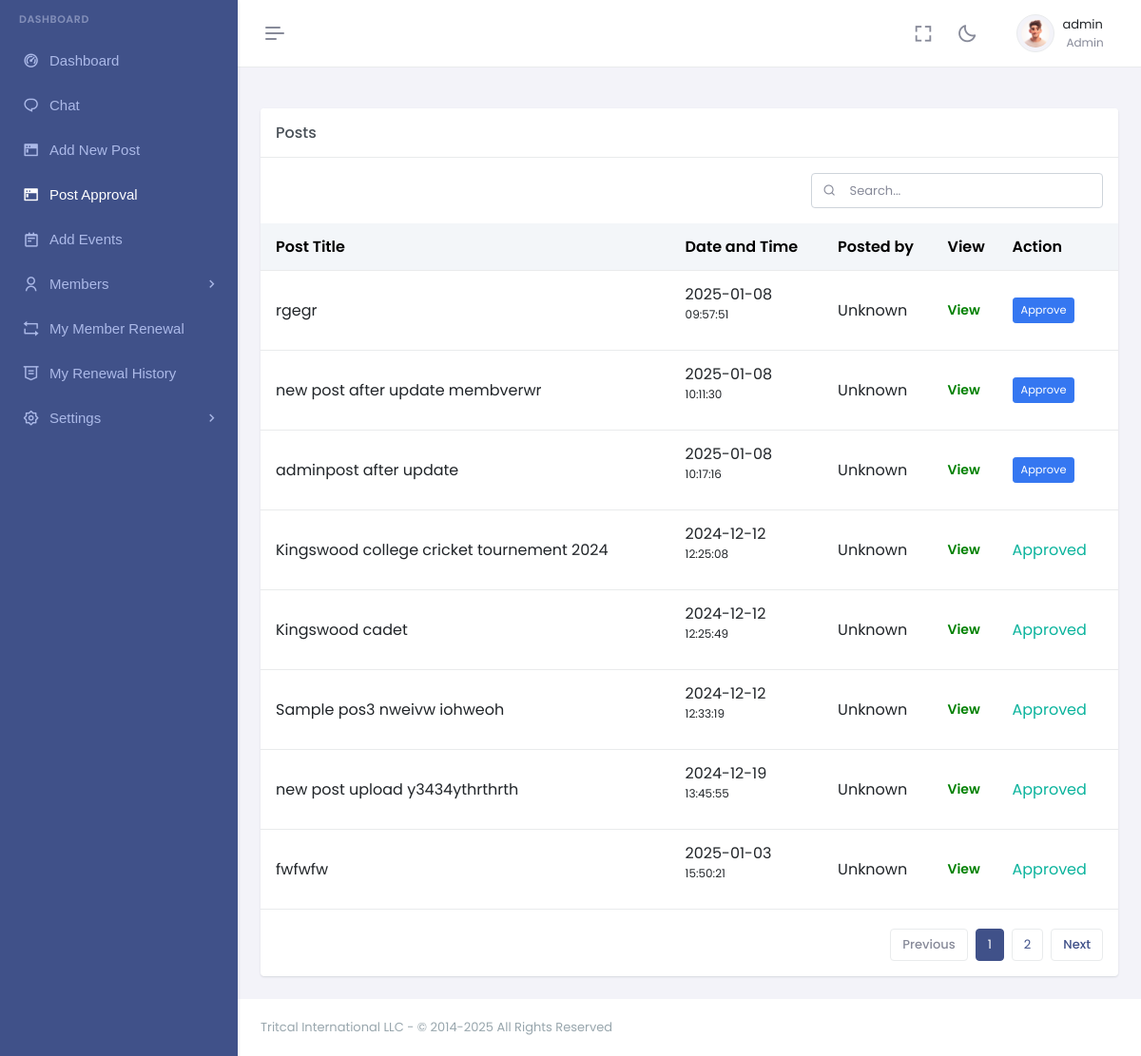
Before: /posts.php (signed in) with the older database file.
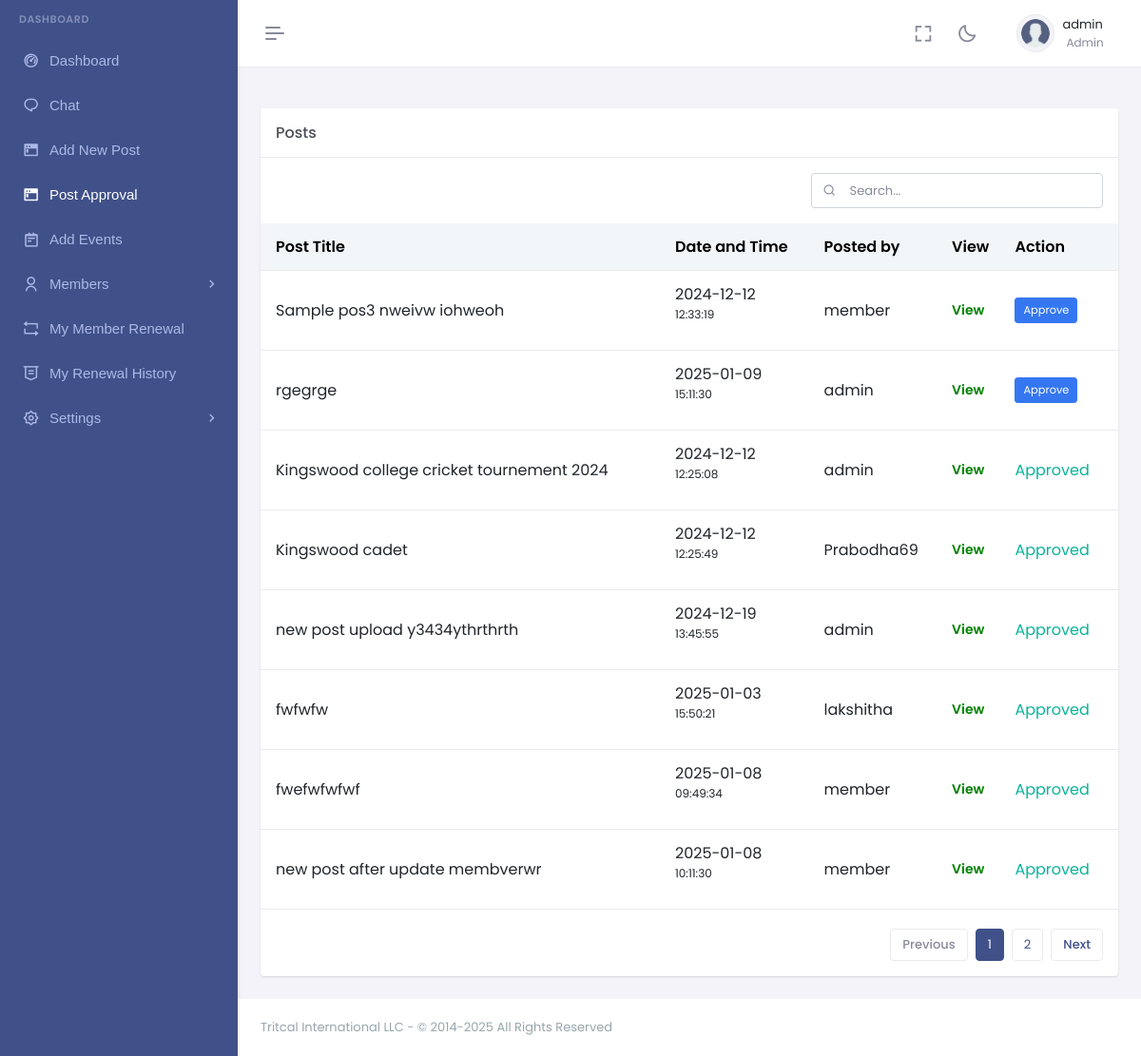
After: the same page with the newer database file.
### tables this page shows
CREATE TABLE `members` (
  `member_id` int(11) NOT NULL,
  `member_username` varchar(255) NOT NULL,
  `member_first_name` varchar(255) NOT NULL,
  `member_last_name` varchar(255) NOT NULL,
  `member_id_no` varchar(255) NOT NULL,
  `member_batch` varchar(255) DEFAULT NULL,
  `member_address` varchar(255) DEFAULT NULL,
  `member_address_line2` varchar(255) DEFAULT NULL,
  `member_nic` varchar(255) DEFAULT NULL,
  `role` varchar(255) DEFAULT NULL,
  `member_wrokplace` varchar(255) DEFAULT NULL,
  `member_designation` varchar(255) DEFAULT NULL,
  `member_email` varchar(255) NOT NULL,
  `contact_number` varchar(100) NOT NULL,
  `profile_pic` varchar(255) DEFAULT NULL,
  `password` varchar(255) NOT NULL,
  `confirm_password` varchar(255) NOT NULL,
  `status` varchar(255) DEFAULT NULL
);

CREATE TABLE `post` (
  `post_id` int(11) NOT NULL,
  `admin_id` int(11) DEFAULT NULL,
  `post_title` varchar(255) NOT NULL,
  `post_description` varchar(255) DEFAULT NULL,
  `post_date` date NOT NULL DEFAULT current_timestamp(),
  `post_time` time NOT NULL DEFAULT current_timestamp(),
  `post_image1` text DEFAULT NULL,
  `post_image2` text DEFAULT NULL,
  `post_image3` text DEFAULT NULL,
  `post_image4` text DEFAULT NULL,
  `post_image5` text DEFAULT NULL,
  `post_status` int(11) DEFAULT NULL COMMENT 'admin=1 ,member=2'
);

### posts.php (the view, shortened to what the changed rows need)
<?php
require 'db.php';
?>
<!doctype html>
<html lang="en" data-layout="vertical" data-topbar="light" data-sidebar="dark" data-sidebar-size="lg"
    data-sidebar-image="none" data-preloader="disable" data-theme="default" data-theme-colors="default">
<head>
    <link href="assets/libs/sweetalert2/sweetalert2.min.css" rel="stylesheet" type="text/css" />
    <link href="assets/css/bootstrap.min.css" rel="stylesheet" type="text/css" />
    <link href="assets/css/icons.min.css" rel="stylesheet" type="text/css" />
    <link href="assets/css/app.min.css" rel="stylesheet" type="text/css" />
</head>
<body>
    <div id="layout-wrapper">
        <?php include './inc/admin_header.php'; ?>
        <div class="main-content">
            <div class="page-content">
                <div class="container-fluid">
                    <div class="row">
                        <div class="col-lg-12">
                            <div class="card">
                                <div class="card-body">
                                    <div class="listjs-table" id="customerList">
                                        <div class="table-responsive table-card mt-3 mb-1">
                                            <table class="table align-middle table-nowrap" id="customerTable">
                                                <thead class="table-light">
                                                    <tr>
                                                        <th>Post Title</th>
                                                        <th>Date and Time</th>
                                                        <th>Posted by</th>
                                                        <th>View</th>
                                                        <th>Action</th>
                                                    </tr>
                                                </thead>
                                                <tbody class="list form-check-all">
                                                    <?php
                                                    $sql = "SELECT * FROM post ORDER BY post_status DESC";
                                                    $result = $conn->query($sql);
                                                    if ($result && $result->num_rows > 0) {
                                                        while ($row = $result->fetch_assoc()) {
                                                            $adminId = (int)$row['admin_id'];
                                                            $memberQuery = "SELECT member_username FROM members WHERE member_id = $adminId";
                                                            $memberResult = $conn->query($memberQuery);
                                                            $memberUsername = $memberResult && $memberResult->num_rows > 0
                                                                ? htmlspecialchars($memberResult->fetch_assoc()['member_username'], ENT_QUOTES, 'UTF-8')
                                                                : "Unknown";
                                                            ?>
                                                            <tr data-post-id="<?php echo $row['post_id']; ?>">
                                                                <td><?php echo htmlspecialchars($row['post_title'], ENT_QUOTES, 'UTF-8'); ?></td>
                                                                <td>
                                                                    <?php echo htmlspecialchars($row['post_date'], ENT_QUOTES, 'UTF-8'); ?>
                                                                    <br>
                                                                    <p style="font-size:12px;"><?php echo htmlspecialchars($row['post_time'], ENT_QUOTES, 'UTF-8'); ?></p>
                                                                </td>
                                                                <td class="customer_name"><?php echo $memberUsername; ?></td>
                                                                <td>
                                                                    <a style="font-size:14px; font-weight:600; color:green;"
                                                                        href="post_page.php?post_id=<?= base64_encode($row['post_id']); ?>">View</a>
                                                                </td>
                                                                <td>
                                                                    <?php if ($row['post_status'] == 1): ?>
                                                                        <span class="text-success">Approved</span>
                                                                    <?php elseif ($row['post_status'] == 2): ?>
                                                                        <button
                                                                            class="btn btn-secondary btn-sm approve-btn">Approve</button>
                                                                    <?php endif; ?>
                                                                </td>
                                                            </tr>
                                                            <?php
                                                        }
                                                    } else {
                                                        echo "<tr><td colspan='5'>No data found.</td></tr>";
                                                    }
                                                    ?>
                                                </tbody>
                                            </table>
                                        </div>
                                    </div>
                                </div>
                            </div>
                        </div>
                    </div>
                </div>
            </div>
            <?php include './inc/dash_footer.php'; ?>
        </div>
</body>
</html>

### inc/admin_header.php (shortened to what the changed rows need)
<?php
require 'db.php';
$user = $_SESSION['member_id'];
$query = "SELECT * FROM members WHERE member_id = '$user'";
$userData = mysqli_fetch_assoc(mysqli_query($conn, $query));
?>
<header id="page-topbar">
    <div class="layout-width">
        <div class="navbar-header">
            <div class="d-flex align-items-center">
                <div class="dropdown ms-sm-3 header-item topbar-user" style="background-color:white;">
                    <button type="button" class="btn material-shadow-none" id="page-header-user-dropdown"
                        data-bs-toggle="dropdown" aria-haspopup="true" aria-expanded="false"
                        style="background-color:white;">
                        <span class="d-flex align-items-center">
                            <?php
                            if ($userData['profile_pic'] == NULL) {
                                ?>
                                <img src="inc/user.png" alt="" class="img-thumbnail rounded-circle" style="width:40px;">
                                <?php
                            } else {
                                ?>
                                <img src="backend/uploads/<?= $userData['profile_pic']; ?>" alt=""
                                    class="img-thumbnail rounded-circle" style="width:40px;">
                                <?php
                            }
                            ?>
                            <span class="text-start ms-xl-2">
                                <?php echo $_SESSION['member_username']; ?>
                                <span class="d-none d-xl-block ms-1 fs-12 user-name-sub-text">Admin</span>
                            </span>
                        </span>
                    </button>
                </div>
            </div>
        </div>
    </div>
</header>

Changed rows visible on the page:
no longer on this page (row edited): members: profile_pic (picture)
removed post: post_title "rgegr", post_date "2025-01-08", post_time "09:57:51", admin "Unknown", post_status "Approve"
no longer on this page (row edited): post: post_title "adminpost after update", post_date "2025-01-08", post_time "10:17:16", memberUsername "Unknown", post_status "Approve"
changed post "Sample pos3 nweivw iohweoh": members.member_username "Unknown" → "member"; post_status "Approved" → "Approve"; moves up the list
added post: post_title "rgegrge", post_date "2025-01-09", post_time "15:11:30", members.member_username "admin", post_status "Approve"
changed post "Kingswood college cricket tournement 2024": members.member_username "Unknown" → "admin"
changed post "Kingswood cadet": members.member_username "Unknown" → "Prabodha69"
changed post "new post upload y3434ythrthrth": members.member_username "Unknown" → "admin"
changed post "fwfwfw": members.member_username "Unknown" → "lakshitha"
now on this page (row edited): post: post_title "fwefwfwfwf", post_date "2025-01-08", post_time "09:49:34", members.member_username "member", post_status "Approved"
changed post "new post after update membverwr": members.member_username "Unknown" → "member"; post_status "Approve" → "Approved"; moves down the list
